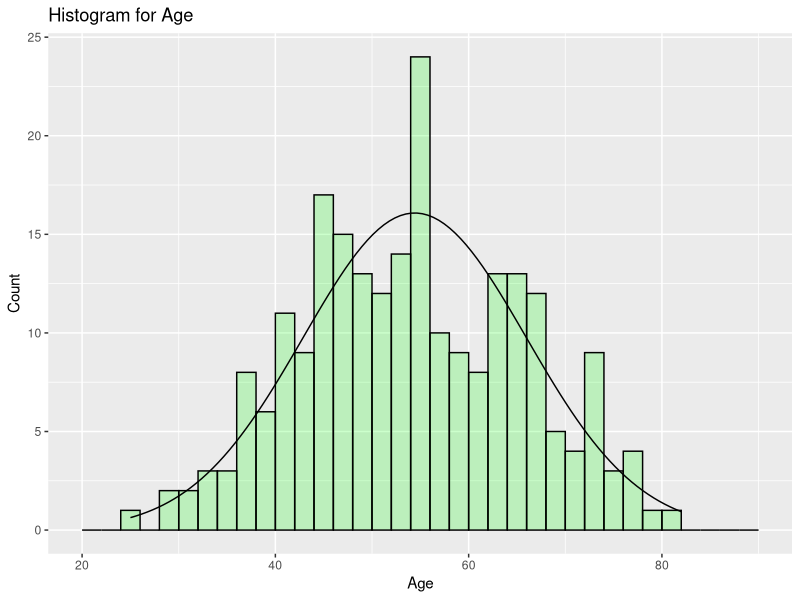

This chart was generated by the following R code:


  
lab <- read.table("Aldosterone.csv", sep=",", header=T)
lab=lab[,-1]
lab=cbind(lab[,c(1:3)],lab[,7])
colnames(lab)=c("Age","Sex","Race","Aldo level")


#####Research Question:  Is there a relationship among a patient's gender, race, and age in predicting their aldosterone level? 

#####Procedure:

####Step 1:  Univariate Analyses:  Descriptive Statistics and Cleaning the Data

lab$Sex = gsub(0, "Female",lab$Sex)
lab$Sex = gsub(1, "Male",lab$Sex)
lab$Race = gsub(0, "White",lab$Race)
lab$Race = gsub(1, "African American",lab$Race)


##### Descriptive Analyses:  


aldo.freq=table(lab$`Aldo level`)
aldo.prop=prop.table(aldo.freq)
aldo.table=cbind(aldo.freq,aldo.prop)
colnames(aldo.table)=c("Frequency","Percent")

sex.freq=table(lab$Sex)
sex.prop=prop.table(sex.freq)
sex.table=as.data.frame(cbind(sex.freq,sex.prop))
colnames(sex.table)=c("Frequency","Percent")

race.freq=table(lab$Race)
race.prop=prop.table(race.freq)
race.table=as.data.frame(cbind(race.freq,race.prop))
colnames(race.table)=c("Frequency","Percent")



library(knitr)
kable(aldo.table,caption = "Aldo level",digits = 5)

library(knitr)
kable(sex.table,caption = "Sex",digits = 5)

library(knitr)
kable(race.table,caption = "Race",digits = 5)


##### There are 66 subjects with High Aldo Levels out of 233. With no other knowledge, the probability of high Aldosterone is 66/233 = 0.28.

##### Check that the Dependent Variable Split is not greater than 80/20 or 20/80. Aldosterone is 71.67% (normal) and 28.33% (high). So the split is OK.



age.table=cbind(233,mean(lab$Age),sd(lab$Age),min(lab$Age),max(lab$Age))
colnames(age.table)=c("N", "Mean","Sed Dev", "Min","Max")
rownames(age.table)=c("age")



library(knitr)
kable(age.table,caption = "Age",digits = 5)




library(ggplot2)
n=233
mean=54.42
sd =11.56
binwidth=2

ggplot(data=lab, aes(lab$Age)) + 
  geom_histogram( breaks = seq(20, 90, binwidth),col="black",fill="green",alpha = 0.2) +
  labs(title="Histogram for Age") +
  labs(x="Age", y="Count")+
  stat_function( 
    fun = function(x, mean, sd, n, bw){ 
      dnorm(x = x, mean = mean, sd = sd) * n * bw
    },args = c(mean = mean, sd = sd, n = n, bw = binwidth))


##### Age appears to be symmetrical with no obvious outliers (Mean=54.42; Median=54.00)

#### Step 2:  Conduct Bivariate Analyses

##### Aldo Level by Sex, Race & Age


table1= table(lab$`Aldo level`,lab$Sex)
freq.table1=cbind(table1,margin.table(table1, 1))
freq.table1=rbind(freq.table1,c(margin.table(table1, 2),233))
colnames(freq.table1)=c("Female","Male","Total")
rownames(freq.table1)=c("High","Normal","Total")



library(knitr)
kable(freq.table1,caption = "Table of Aldo level by Sex",digits = 5)


library(MASS)
chisq.test(table1)



table2= table(lab$`Aldo level`,lab$Race)
freq.table2=cbind(table2,margin.table(table2, 1))
freq.table2=rbind(freq.table2,c(margin.table(table2, 2),233))
colnames(freq.table2)=c("White","African American","Total")
rownames(freq.table2)=c("High","Normal","Total")


library(knitr)
kable(freq.table2,caption = "Table of Aldo level by Race",digits = 5)


library(MASS)
chisq.test(table2)


##### Aldo Level and Sex are significant while Aldo Level and Race is not significant.  Males are much more likely to have high Aldo Levels than Females (42.2% compared to 14.5%).


Age=lab$Age
Aldo=lab$`Aldo level`
t.test(Age~Aldo)


##### Age and Aldo Level is significant.  Younger patients were more likely to have high aldo levels than older patients (51.02 years compared to 55.77 years).

##### Comparing X with X Variables (Sex and Race):



table3= table(lab$Sex,lab$Race)
freq.table3=cbind(table3,margin.table(table3, 1))
freq.table3=rbind(freq.table3,c(margin.table(table3, 2),233))
colnames(freq.table3)=c("Female","Male","Total")
rownames(freq.table3)=c("White","African American","Total")


library(knitr)
kable(freq.table3,caption = "Table of Sex by Race",digits = 5)

library(MASS)
chisq.test(table3)



##### Sex and Race are statistically significant.  Males are more likely to be White than females (56.7% compared to 41.5%).

##### For the bivariate relationship with Age


Sex=lab$Sex
Race=lab$Race
Age=lab$Age

t.test(Age~Sex)
t.test(Age~Race)


##### Sex and Age are not statistically significant.  Race and Age are statistically significant.  White patients are more likely to be older than African American patients (57.37 years compared to 50.89 years).

#### Step 3:  Conduct Multiple Logistic Regression Analyses


lab$Sex= factor(lab$Sex, levels=c("Female","Male"))
lab$Race = factor(lab$Race, levels=c("White","African American"))
lab$`Aldo level`=factor(lab$`Aldo level`, levels = c("High","Normal"))
Sex=relevel(lab$Sex, "Female")
Race=relevel(lab$Race, "White")
Aldo=relevel(lab$`Aldo level`,"Normal")
mylogit = glm(Aldo ~ Sex + Race + Age, data = lab, family = "binomial")



summary(mylogit)

